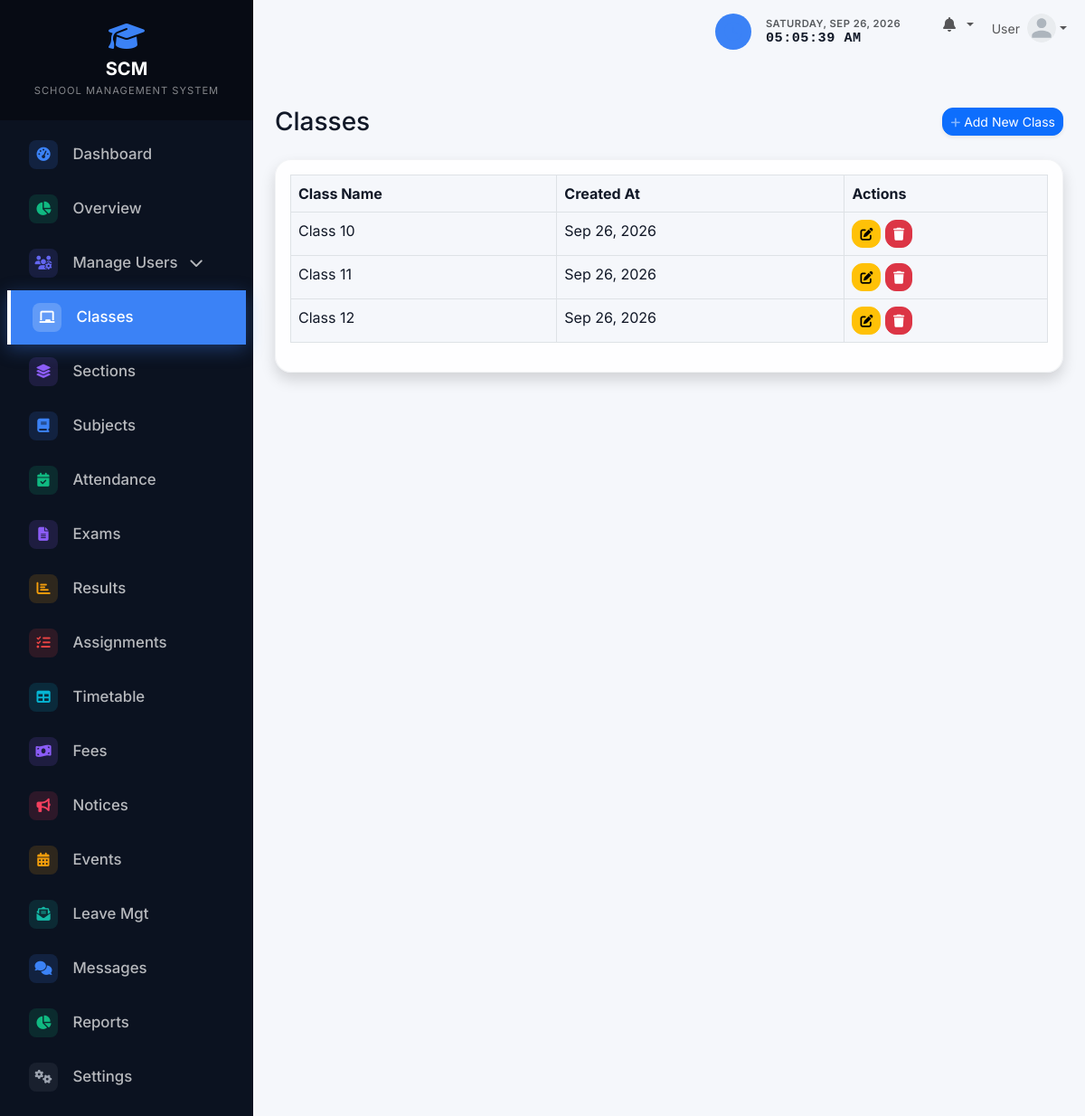
Screenshot of /admin/classes/ (signed in) with the database file from the repository.
### tables this page shows
CREATE TABLE IF NOT EXISTS settings (
    setting_key VARCHAR(50) PRIMARY KEY,
    setting_value TEXT
);

CREATE TABLE IF NOT EXISTS classes (
    id INT AUTO_INCREMENT PRIMARY KEY,
    name VARCHAR(50) NOT NULL UNIQUE,
    created_at TIMESTAMP DEFAULT CURRENT_TIMESTAMP
);

### config/functions.php (called while the page is built, shortened)
<?php
function get_setting($pdo, $key, $default = '') {
    $stmt = $pdo->prepare("SELECT setting_value FROM settings WHERE setting_key = ?");
    $stmt->execute([$key]);
    $result = $stmt->fetch();
    return $result ? $result['setting_value'] : $default;
}
?>

### admin/classes/index.php (the view, shortened to what this page needs)
<?php
require_once '../../config/database.php';
require_once '../../config/functions.php';
$stmt = $pdo->query("SELECT * FROM classes ORDER BY name");
$classes = $stmt->fetchAll();
include '../../includes/header.php';
?>
<div class="d-sm-flex align-items-center justify-content-between mb-4">
    <h1 class="h3 mb-0 text-gray-800">Classes</h1>
    <a href="create.php" class="d-none d-sm-inline-block btn btn-sm btn-primary shadow-sm">
        <i class="fas fa-plus fa-sm text-white-50"></i> Add New Class
    </a>
</div>
<div class="card shadow mb-4">
    <div class="card-body">
        <div class="table-responsive">
            <table class="table table-bordered table-hover" width="100%" cellspacing="0">
                <thead>
                    <tr>
                        <th>Class Name</th>
                        <th>Created At</th>
                        <th>Actions</th>
                    </tr>
                </thead>
                <tbody>
                    <?php foreach ($classes as $class): ?>
                    <tr>
                        <td><?= htmlspecialchars($class['name']) ?></td>
                        <td><?= date('M d, Y', strtotime($class['created_at'])) ?></td>
                        <td>
                            <a href="edit.php?id=<?= $class['id'] ?>" class="btn btn-warning btn-sm" title="Edit"><i class="fas fa-edit"></i></a>
                            <a href="delete.php?id=<?= $class['id'] ?>" class="btn btn-danger btn-sm" title="Delete" onclick="return confirm('Are you sure you want to delete this class?');"><i class="fas fa-trash"></i></a>
                        </td>
                    </tr>
                    <?php endforeach; ?>
                </tbody>
            </table>
        </div>
    </div>
</div>
<?php include '../../includes/footer.php'; ?>

### includes/sidebar.php (shortened to what this page needs)
<?php
$current_page = $_SERVER['REQUEST_URI'];
$sidebar_school_name = get_setting($pdo, 'school_name', 'SCM - SCHOOL MANAGEMENT');
$name_parts = explode(' - ', $sidebar_school_name, 2);
$main_name = $name_parts[0];
$sub_name = isset($name_parts[1]) ? $name_parts[1] : '';
?>
<nav id="sidebar" class="text-white">
    <div class="sidebar-header p-4 text-center">
        <a href="<?= BASE_URL ?>/index.php" class="text-white text-decoration-none d-flex flex-column align-items-center">
            <i class="fas fa-graduation-cap fa-2x mb-2 text-primary"></i>
            <h5 class="mb-0 fw-bold tracking-wide"><?= htmlspecialchars($main_name) ?></h5>
            <?php if ($sub_name): ?>
            <small class="text-white-50 mt-1" style="font-size: 0.7rem; letter-spacing: 1px;"><?= htmlspecialchars(strtoupper($sub_name)) ?></small>
            <?php endif; ?>
        </a>
    </div>
    <ul class="list-unstyled components p-2">
        <?php if ($_SESSION['user_role'] === 'admin'): ?>
            <li class="<?= strpos($current_page, '/admin/dashboard.php') !== false ? 'active' : '' ?>">
                <a href="<?= BASE_URL ?>/admin/dashboard.php"><i class="fas fa-fw fa-tachometer-alt me-2"></i> Dashboard</a>
            </li>
            <li class="<?= strpos($current_page, '/admin/overview.php') !== false ? 'active' : '' ?>">
                <a href="<?= BASE_URL ?>/admin/overview.php"><i class="fas fa-fw fa-chart-pie me-2"></i> Overview</a>
            </li>
            <?php
                $is_users_active = strpos($current_page, '/admin/admins/') !== false || strpos($current_page, '/admin/roles/') !== false || strpos($current_page, '/admin/students/') !== false || strpos($current_page, '/admin/teachers/') !== false || strpos($current_page, '/admin/parents/') !== false;
            ?>
            <li class="<?= $is_users_active ? 'active' : '' ?>">
                <a href="#usersSubmenu" data-bs-toggle="collapse" aria-expanded="<?= $is_users_active ? 'true' : 'false' ?>" class="manage-users-btn <?= $is_users_active ? '' : 'collapsed' ?>" style="text-decoration: none;">
                    <i class="fas fa-fw fa-users-cog"></i>
                    <span>Manage Users</span>
                    <i class="fas fa-chevron-down dropdown-arrow"></i>
                </a>
            </li>
            <li class="<?= strpos($current_page, '/admin/classes/') !== false ? 'active' : '' ?>"><a href="<?= BASE_URL ?>/admin/classes/"><i class="fas fa-fw fa-chalkboard me-2"></i> Classes</a></li>
            <li class="<?= strpos($current_page, '/admin/sections/') !== false ? 'active' : '' ?>"><a href="<?= BASE_URL ?>/admin/sections/"><i class="fas fa-fw fa-layer-group me-2"></i> Sections</a></li>
            <li class="<?= strpos($current_page, '/admin/subjects/') !== false ? 'active' : '' ?>"><a href="<?= BASE_URL ?>/admin/subjects/"><i class="fas fa-fw fa-book me-2"></i> Subjects</a></li>
            <li class="<?= strpos($current_page, '/admin/attendance/') !== false ? 'active' : '' ?>"><a href="<?= BASE_URL ?>/admin/attendance/"><i class="fas fa-fw fa-calendar-check me-2"></i> Attendance</a></li>
            <li class="<?= strpos($current_page, '/admin/exams/') !== false ? 'active' : '' ?>"><a href="<?= BASE_URL ?>/admin/exams/"><i class="fas fa-fw fa-file-alt me-2"></i> Exams</a></li>
            <li class="<?= strpos($current_page, '/admin/results/') !== false ? 'active' : '' ?>"><a href="<?= BASE_URL ?>/admin/results/"><i class="fas fa-fw fa-chart-bar me-2"></i> Results</a></li>
            <li class="<?= strpos($current_page, '/admin/assignments/') !== false ? 'active' : '' ?>"><a href="<?= BASE_URL ?>/admin/assignments/"><i class="fas fa-fw fa-tasks me-2"></i> Assignments</a></li>
            <li class="<?= strpos($current_page, '/admin/timetable/') !== false ? 'active' : '' ?>"><a href="<?= BASE_URL ?>/admin/timetable/"><i class="fas fa-fw fa-table me-2"></i> Timetable</a></li>
            <li class="<?= strpos($current_page, '/admin/fees/') !== false ? 'active' : '' ?>"><a href="<?= BASE_URL ?>/admin/fees/"><i class="fas fa-fw fa-money-bill-wave me-2"></i> Fees</a></li>
            <li class="<?= strpos($current_page, '/admin/notices/') !== false ? 'active' : '' ?>"><a href="<?= BASE_URL ?>/admin/notices/"><i class="fas fa-fw fa-bullhorn me-2"></i> Notices</a></li>
            <li class="<?= strpos($current_page, '/admin/events/') !== false ? 'active' : '' ?>"><a href="<?= BASE_URL ?>/admin/events/"><i class="fas fa-fw fa-calendar-alt me-2"></i> Events</a></li>
            <li class="<?= strpos($current_page, '/admin/leaves/') !== false ? 'active' : '' ?>"><a href="<?= BASE_URL ?>/admin/leaves/"><i class="fas fa-fw fa-envelope-open-text me-2"></i> Leave Mgt</a></li>
            <li class="<?= strpos($current_page, '/admin/messages/') !== false ? 'active' : '' ?>"><a href="<?= BASE_URL ?>/admin/messages/"><i class="fas fa-fw fa-comments me-2"></i> Messages</a></li>
            <li class="<?= strpos($current_page, '/admin/reports/') !== false ? 'active' : '' ?>"><a href="<?= BASE_URL ?>/admin/reports/"><i class="fas fa-fw fa-chart-pie me-2"></i> Reports</a></li>
            <li class="<?= strpos($current_page, '/admin/settings/') !== false ? 'active' : '' ?>"><a href="<?= BASE_URL ?>/admin/settings/"><i class="fas fa-fw fa-cogs me-2"></i> Settings</a></li>
        <?php endif; ?>
    </ul>
</nav>

### assets/css/style.css (style rules this page uses)
:root { --bs-primary: #3B82F6; --bs-info: #06B6D4; --bs-success: #10B981; --bs-warning: #F59E0B; --bs-danger: #EF4444; --bs-body-bg: #F5F7FB; --bs-body-color: #111827; --sidebar-bg: #0B1220; --sidebar-header: #070b14; --sidebar-text: rgba(255,255,255,0.7); --sidebar-hover: rgba(255,255,255,0.1); }
.theme-admin { --bs-primary: #3B82F6; --bs-info: #06B6D4; --bs-body-bg: #F5F7FB; --bs-body-color: #111827; --sidebar-bg: #0B1220; --sidebar-header: #070b14; }
body { font-family: 'Inter', sans-serif; background-color: var(--bs-body-bg); color: var(--bs-body-color); }
.text-primary { color: var(--bs-primary) !important; }
.btn { border-radius: 12px; }
#sidebar { min-width: 280px; max-width: 280px; min-height: 100vh; transition: all 0.25s cubic-bezier(0.4, 0, 0.2, 1); background: var(--sidebar-bg) !important; }
#sidebar .sidebar-header { background: var(--sidebar-header); transition: all 0.25s; }
#sidebar ul.components { padding: 20px 0; }
#sidebar ul li a { padding: 14px 24px; font-size: 1.05em; display: block; color: var(--sidebar-text); text-decoration: none; font-weight: 500; position: relative; overflow: hidden; transition: background-color 0.3s ease, transform 0.3s ease, color 0.3s ease, box-shadow 0.3s ease; }
#sidebar ul li.active > a { background: var(--bs-primary); color: #ffffff; box-shadow: 0 5px 20px rgba(63, 130, 244, 0.35); transition: all 0.3s ease; border-left: 4px solid #fff; }
#sidebar ul li.active > a::before { content: ""; position: absolute; top: 0; left: -100%; width: 50%; height: 100%; background: linear-gradient( 90deg, transparent, rgba(255,255,255,0.25), transparent ); transform: skewX(-20deg); animation: buttonShine 3s infinite; }
#sidebar ul li a i { transition: transform 0.3s ease, color 0.3s ease; }
.card, .dashboard-card { border: 1px solid rgba(229, 231, 235, 0.5); border-radius: 18px; box-shadow: 0 8px 30px rgba(15, 23, 42, 0.1); background-color: rgba(255, 255, 255, 0.85); backdrop-filter: blur(8px); }
#sidebar ul.components li a i { width: 32px; height: 32px; display: inline-flex; align-items: center; justify-content: center; border-radius: 8px; margin-right: 12px !important; font-size: 0.95rem; transition: all 0.3s; }
#sidebar ul.components li a i.fa-tachometer-alt { background: rgba(59, 130, 246, 0.15); color: #3b82f6; }
#sidebar ul.components li a i.fa-chart-pie { background: rgba(16, 185, 129, 0.15); color: #10b981; }
#sidebar ul.components li a i.fa-users-cog, #sidebar ul.components li a i.fa-user-shield, #sidebar ul.components li a i.fa-user-graduate, #sidebar ul.components li a i.fa-chalkboard-teacher, #sidebar ul.components li a i.fa-users, #sidebar ul.components li a i.fa-user { background: rgba(99, 102, 241, 0.15); color: #6366f1; }
#sidebar ul.components li a i.fa-chalkboard { background: rgba(236, 72, 153, 0.15); color: #ec4899; }
#sidebar ul.components li a i.fa-layer-group { background: rgba(139, 92, 246, 0.15); color: #8b5cf6; }
#sidebar ul.components li a i.fa-book { background: rgba(59, 130, 246, 0.15); color: #3b82f6; }
#sidebar ul.components li a i.fa-calendar-check { background: rgba(16, 185, 129, 0.15); color: #10b981; }
#sidebar ul.components li a i.fa-file-alt { background: rgba(139, 92, 246, 0.15); color: #8b5cf6; }
#sidebar ul.components li a i.fa-chart-bar { background: rgba(245, 158, 11, 0.15); color: #f59e0b; }
#sidebar ul.components li a i.fa-tasks { background: rgba(239, 68, 68, 0.15); color: #ef4444; }
#sidebar ul.components li a i.fa-table { background: rgba(6, 182, 212, 0.15); color: #06b6d4; }
#sidebar ul.components li a i.fa-calendar-alt { background: rgba(245, 158, 11, 0.15); color: #f59e0b; }
#sidebar ul.components li a i.fa-money-bill-wave { background: rgba(139, 92, 246, 0.15); color: #8b5cf6; }
#sidebar ul.components li a i.fa-bullhorn { background: rgba(244, 63, 94, 0.15); color: #f43f5e; }
#sidebar ul.components li a i.fa-envelope-open-text { background: rgba(20, 184, 166, 0.15); color: #14b8a6; }
#sidebar ul.components li a i.fa-comments { background: rgba(59, 130, 246, 0.15); color: #3b82f6; }
#sidebar ul.components li a i.fa-cogs { background: rgba(107, 114, 128, 0.15); color: #9ca3af; }
#sidebar ul li.active > a i, #sidebar ul li a:hover i { background: rgba(255, 255, 255, 0.2) !important; color: #fff !important; }

### rows the page displays
settings: setting_value "SCM", setting_value "SCHOOL MANAGEMENT SYSTEM"
classes: name "Class 10", created_at "Sep 26, 2026"
classes: name "Class 11", created_at "Sep 26, 2026"
classes: name "Class 12", created_at "Sep 26, 2026"

### other values shown
$_SESSION['name'] "User"
